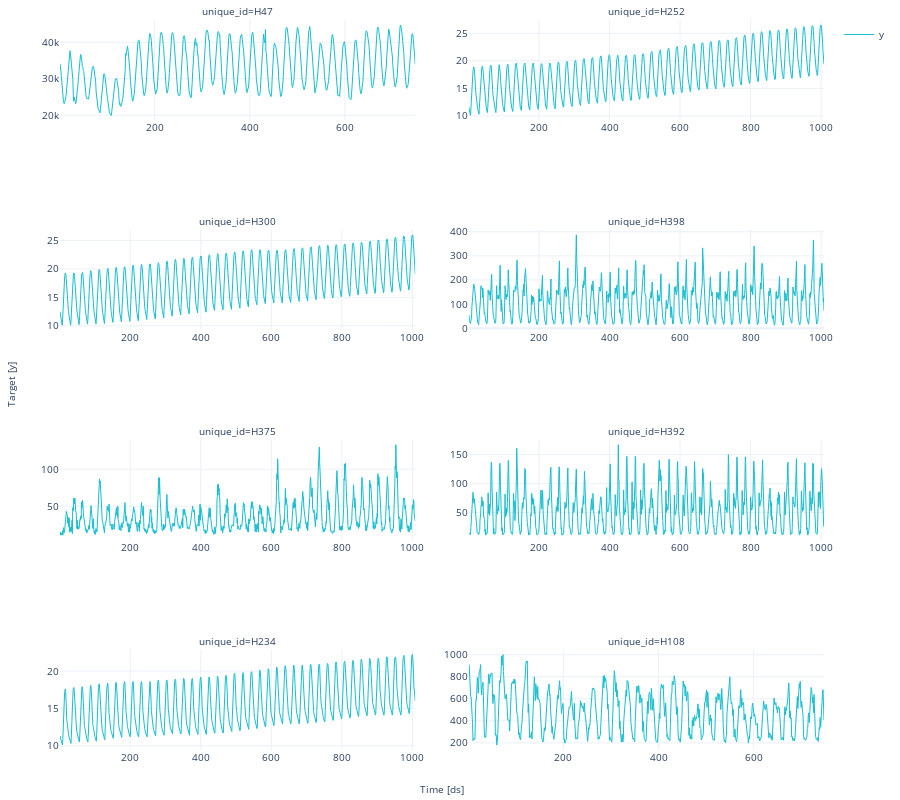

The cell this chart's notebook holds for it:
### Code cell
plot_series(Y_df,engine='plotly')

### Figure 1 — Plotly figure (JSON) as saved in the notebook; plotly's stock layout.template omitted (floating-point values rounded to 4 significant figures; data arrays with more than 128 entries replaced by an {"elided": "..."} marker saying what was removed)
{"data": [{"legendgroup": "y", "line": {"color": "#17becf", "width": 1}, "mode": "lines", "name": "y", "showlegend": true, "type": "scatter", "x": {"elided": "748 int values"}, "xaxis": "x", "y": {"elided": "748 int values"}, "yaxis": "y"}, {"legendgroup": "y", "line": {"color": "#17becf", "width": 1}, "mode": "lines", "name": "y", "showlegend": false, "type": "scatter", "x": {"elided": "1008 int values"}, "xaxis": "x2", "y": {"elided": "1008 float values"}, "yaxis": "y2"}, {"legendgroup": "y", "line": {"color": "#17becf", "width": 1}, "mode": "lines", "name": "y", "showlegend": false, "type": "scatter", "x": {"elided": "1008 int values"}, "xaxis": "x3", "y": {"elided": "1008 float values"}, "yaxis": "y3"}, {"legendgroup": "y", "line": {"color": "#17becf", "width": 1}, "mode": "lines", "name": "y", "showlegend": false, "type": "scatter", "x": {"elided": "1008 int values"}, "xaxis": "x4", "y": {"elided": "1008 int values"}, "yaxis": "y4"}, {"legendgroup": "y", "line": {"color": "#17becf", "width": 1}, "mode": "lines", "name": "y", "showlegend": false, "type": "scatter", "x": {"elided": "1008 int values"}, "xaxis": "x5", "y": {"elided": "1008 int values"}, "yaxis": "y5"}, {"legendgroup": "y", "line": {"color": "#17becf", "width": 1}, "mode": "lines", "name": "y", "showlegend": false, "type": "scatter", "x": {"elided": "1008 int values"}, "xaxis": "x6", "y": {"elided": "1008 int values"}, "yaxis": "y6"}, {"legendgroup": "y", "line": {"color": "#17becf", "width": 1}, "mode": "lines", "name": "y", "showlegend": false, "type": "scatter", "x": {"elided": "1008 int values"}, "xaxis": "x7", "y": {"elided": "1008 float values"}, "yaxis": "y7"}, {"legendgroup": "y", "line": {"color": "#17becf", "width": 1}, "mode": "lines", "name": "y", "showlegend": false, "type": "scatter", "x": {"elided": "748 int values"}, "xaxis": "x8", "y": {"elided": "748 int values"}, "yaxis": "y8"}], "layout": {"annotations": [{"font": {"size": 10}, "showarrow": false, "text": "unique_id=H47", "x": 0.2325, "xanchor": "center", "xref": "paper", "y": 1, "yanchor": "bottom", "yref": "paper"}, {"font": {"size": 10}, "showarrow": false, "text": "unique_id=H252", "x": 0.7675, "xanchor": "center", "xref": "paper", "y": 1, "yanchor": "bottom", "yref": "paper"}, {"font": {"size": 10}, "showarrow": false, "text": "unique_id=H300", "x": 0.2325, "xanchor": "center", "xref": "paper", "y": 0.7125, "yanchor": "bottom", "yref": "paper"}, {"font": {"size": 10}, "showarrow": false, "text": "unique_id=H398", "x": 0.7675, "xanchor": "center", "xref": "paper", "y": 0.7125, "yanchor": "bottom", "yref": "paper"}, {"font": {"size": 10}, "showarrow": false, "text": "unique_id=H375", "x": 0.2325, "xanchor": "center", "xref": "paper", "y": 0.425, "yanchor": "bottom", "yref": "paper"}, {"font": {"size": 10}, "showarrow": false, "text": "unique_id=H392", "x": 0.7675, "xanchor": "center", "xref": "paper", "y": 0.425, "yanchor": "bottom", "yref": "paper"}, {"font": {"size": 10}, "showarrow": false, "text": "unique_id=H234", "x": 0.2325, "xanchor": "center", "xref": "paper", "y": 0.1375, "yanchor": "bottom", "yref": "paper"}, {"font": {"size": 10}, "showarrow": false, "text": "unique_id=H108", "x": 0.7675, "xanchor": "center", "xref": "paper", "y": 0.1375, "yanchor": "bottom", "yref": "paper"}, {"font": {"size": 10}, "showarrow": false, "text": "Time [ds]", "x": 0.5, "xanchor": "center", "xref": "paper", "y": 0, "yanchor": "top", "yref": "paper", "yshift": -30}, {"font": {"size": 10}, "showarrow": false, "text": "Target [y]", "textangle": -90, "x": 0, "xanchor": "right", "xref": "paper", "xshift": -40, "y": 0.5, "yanchor": "middle", "yref": "paper"}], "autosize": true, "font": {"size": 10}, "height": 800, "margin": {"b": 50, "l": 60, "r": 10, "t": 20}, "xaxis": {"anchor": "y", "domain": [0, 0.465], "showticklabels": true, "visible": true}, "xaxis2": {"anchor": "y2", "domain": [0.535, 1.0], "showticklabels": true, "visible": true}, "xaxis3": {"anchor": "y3", "domain": [0, 0.465], "showticklabels": true, "visible": true}, "xaxis4": {"anchor": "y4", "domain": [0.535, 1.0], "showticklabels": true, "visible": true}, "xaxis5": {"anchor": "y5", "domain": [0, 0.465], "showticklabels": true, "visible": true}, "xaxis6": {"anchor": "y6", "domain": [0.535, 1.0], "showticklabels": true, "visible": true}, "xaxis7": {"anchor": "y7", "domain": [0, 0.465], "showticklabels": true, "visible": true}, "xaxis8": {"anchor": "y8", "domain": [0.535, 1.0], "showticklabels": true, "visible": true}, "yaxis": {"anchor": "x", "domain": [0.8625, 1]}, "yaxis2": {"anchor": "x2", "domain": [0.8625, 1]}, "yaxis3": {"anchor": "x3", "domain": [0.575, 0.7125]}, "yaxis4": {"anchor": "x4", "domain": [0.575, 0.7125]}, "yaxis5": {"anchor": "x5", "domain": [0.2875, 0.425]}, "yaxis6": {"anchor": "x6", "domain": [0.2875, 0.425]}, "yaxis7": {"anchor": "x7", "domain": [0, 0.1375]}, "yaxis8": {"anchor": "x8", "domain": [0, 0.1375]}}}
